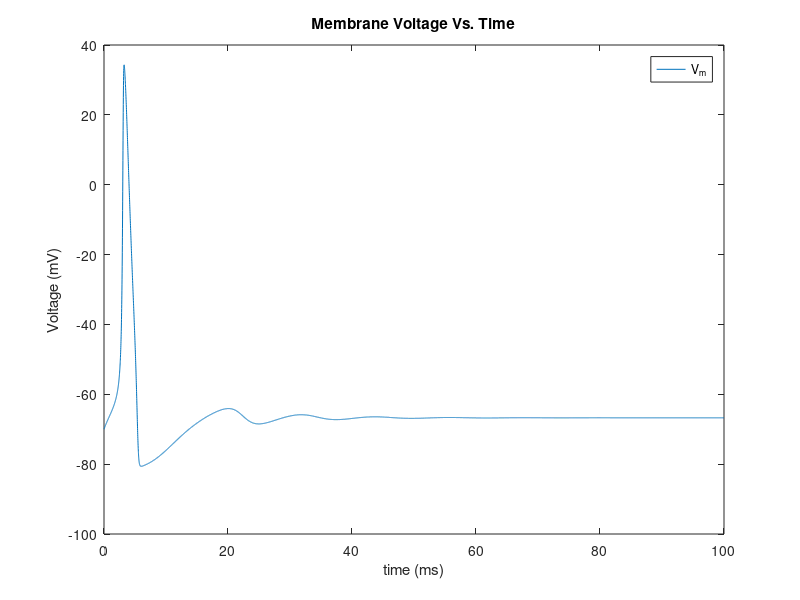
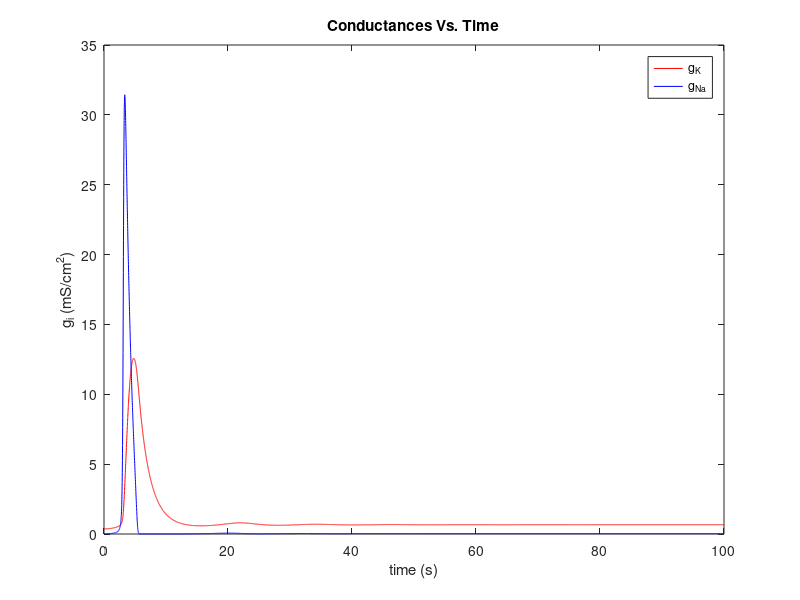

The MATLAB script that drew these images, in order:
%%%%%% Problem 3: Constant Current Stimulation %%%%%%%%

%% initialize constant values %%
g_bar_K = 36;
g_bar_Na = 120;
g_bar_L = 0.3;
E_K = -12; 
E_Na = 115;
E_L = 10.6;
Vm = 0;
V_rest = -70;
C_m = 1.0;
I = 5;

%% inital gate Variables %%
alpha_m = 0.1*((25-Vm)/(exp((25-Vm)/10) - 1));
beta_m = 4*exp(-Vm/18);
alpha_n = .01 * ((10-Vm)/(exp((10-Vm)/10) - 1));
beta_n = .125*exp(-Vm/80);
alpha_h = .07*exp(-Vm/20);
beta_h = 1/(exp((30-Vm)/10) + 1);

%% initialize gate constants in vector %% 
m(1) = alpha_m/(alpha_m+beta_m);
n(1) = alpha_n/(alpha_n+beta_n);
h(1) = alpha_h/(alpha_h+beta_h);

%% set up time and start loop %% 
t = 0:.01:100;
for step = 1:length(t)-1
    %% calculate gate variables %%
    alpha_m(step) = 0.1*((25-Vm(step))/(exp((25-Vm(step))/10) - 1));
    beta_m(step) = 4*exp(-Vm(step)/18);
    alpha_n(step) = .01 * ((10-Vm(step))/(exp((10-Vm(step))/10) - 1));
    beta_n(step) = .125*exp(-Vm(step)/80);
    alpha_h(step) = .07*exp(-Vm(step)/20);
    beta_h(step) = 1/(exp((30-Vm(step))/10) + 1);
    
    %% calculate currents %%
    I_Na = (m(step)^3)*g_bar_Na*h(step)*(Vm(step)-E_Na);
    I_K = (n(step)^4)*g_bar_K*(Vm(step)-E_K);
    I_L = g_bar_L*(Vm(step)-E_L);
    I_ion = I - I_K - I_Na - I_L;
    
    %% calculate derivatives %%
    delta_Vm = I_ion/(C_m);
    delta_m = alpha_m(step)*(1-m(step))-beta_m(step)*m(step);
    delta_n = alpha_n(step)*(1-n(step))-beta_n(step)*n(step);
    delta_h = alpha_h(step)*(1-h(step))-beta_h(step)*h(step);

    %% euler formula to update values with derivatives %%
    Vm(step + 1) = Vm(step) + .01*delta_Vm;
    m(step + 1) = m(step) + .01*delta_m;
    n(step + 1) = n(step) + .01*delta_n;
    h(step + 1) = h(step) + .01*delta_h;
    
end

%% Use actual resting voltage %%
V = Vm + V_rest;


%% conductances %%
g_K = g_bar_K*(n.^4);
g_Na = g_bar_Na*(m.^3).*h;

%% plots %%

    % plot for membrane voltage
    figure
    plot(t,V)
    title('Membrane Voltage Vs. Time')
    xlabel('time (ms)')
    ylabel('Voltage (mV)')
    legend('V_m')
    
    % plot for conducatances 
    figure
    plot(t,g_K,'r',t,g_Na,'b')
    title('Conductances Vs. Time')
    xlabel('time (s)')
    ylabel('g_i (mS/cm^2)')
    legend('g_K','g_N_a')